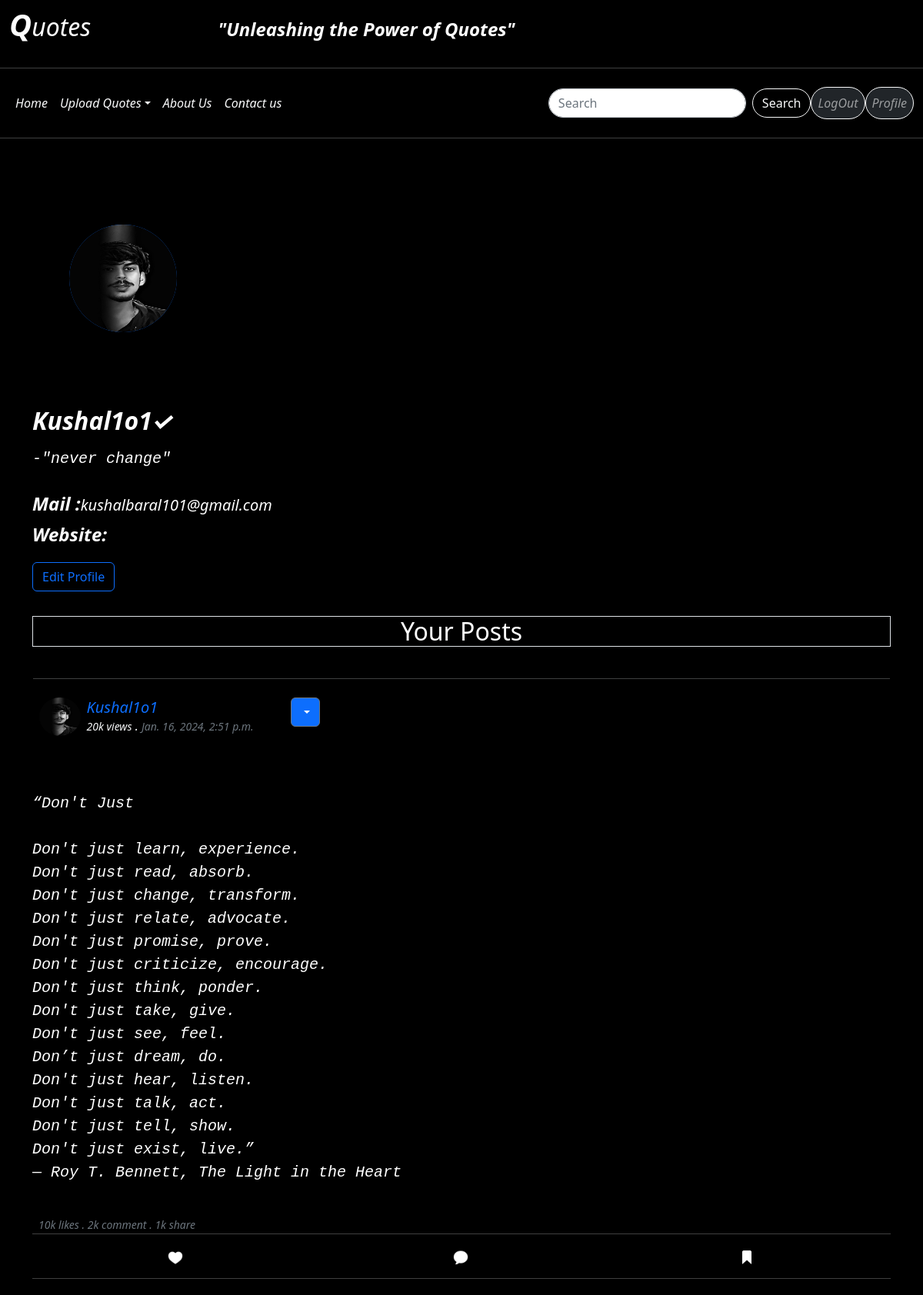
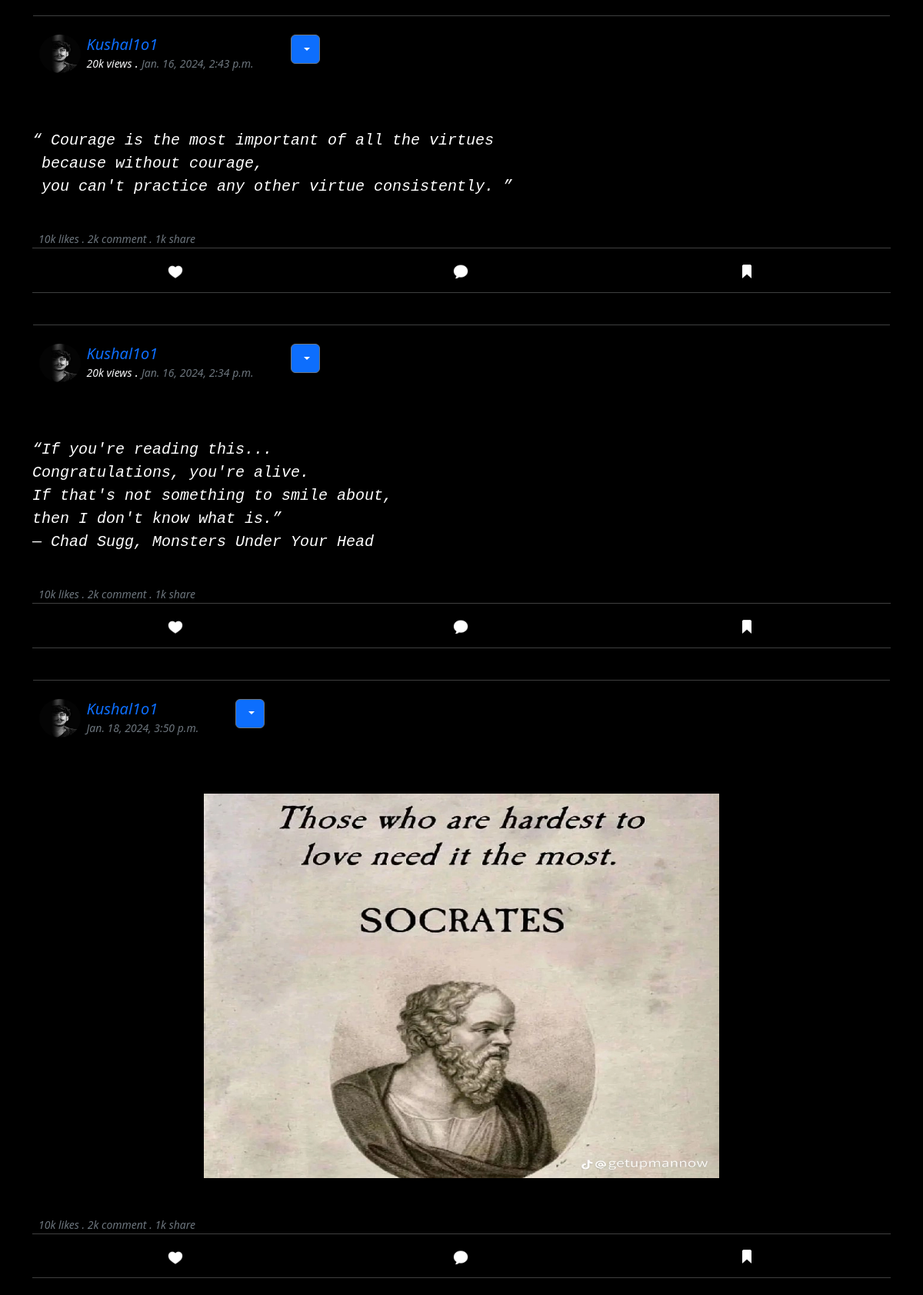
Screenshot of /userhome/mainpage/2/profile (signed in, upper part) with the database file from the repository (2 pictures, top to bottom).
### userhome/models.py (models this page shows, shortened)
class UserInfo(models.Model):
    user = models.OneToOneField(User, on_delete=models.CASCADE)
    profile_picture = models.ImageField(upload_to='profile_pics/', blank=True, null=True)
    bio = models.TextField(blank=True)
    website = models.URLField(blank=True)

class Quote(models.Model):
    user = models.ForeignKey(User, on_delete=models.CASCADE)
    quote = models.TextField()
    posted_date = models.DateTimeField(auto_now_add=True)

class ImagePost(models.Model):
    user = models.ForeignKey(User, on_delete=models.CASCADE)
    imgfile = models.ImageField(upload_to='images/')
    posted_date = models.DateTimeField(auto_now_add=True)

### userhome/views.py (the view, shortened to what this page needs)
# urls.py: path('mainpage/<int:user_id>/profile',views.profile,name='profile'),
@login_required
def profile(request,user_id):
    user = get_object_or_404(User, id=user_id)
    user_info = get_object_or_404(UserInfo, user_id=user_id)
    videos = Video.objects.filter(user=user_info.user).order_by('-posted_date')
    allquotes = Quote.objects.filter(user=user_info.user).order_by('-posted_date')
    allimg = ImagePost.objects.filter(user=user_info.user).order_by('-posted_date')
    return render(request, 'userhome/profile.html',{'user': user, 'user_info': user_info ,'videos': videos,'quotes':allquotes,'imgquote':allimg})

### userhome/templates/userhome/profile.html (shortened to what this page needs)
{% extends 'userhome/basic.html' %}
{% block mainContent%}
{%load static%}
<div>
  <div class="d-flex  flex-row fs-4 flex-wrap" style="font-style: oblique;">
    <div class="m-5">
    {% if user_info.profile_picture %}
    <div class="my-5">   <img class="bd-placeholder-img rounded-circle bg-primary " width="140" height="140"   preserveAspectRatio="xMidYMid slice" focusable="false" src="{{ user_info.profile_picture.url }}" alt="Profile Picture"></div>
      {% else %}
      <div class="my-5">   <img class="bd-placeholder-img rounded-circle bg-primary " width="140" height="140"   preserveAspectRatio="xMidYMid slice" focusable="false"></div>
{% endif %}
</div>
<div class="d-flex  flex-column  justify-content-center " >
    <strong><h2 class="fw-bold d-inline-block"> {{user.username}}&#10003;</h2></strong>
    <div>
      <div  style="width:80vw ;overflow: hidden;">
        <pre class="text-bolder fs-5  d-inline-block pt-2" style="width:100%; overflow-x:auto;">-"{{ user_info.bio }}"</pre>
         </div>
      <strong> Mail :</strong><span><h5 class="d-inline-block">{{ user.email }} </h5></span>
  </div>
    <div>
      <p><strong>Website:</strong> <a href="{{ user_info.website }}" target="_blank">{{ user_info.website }}</a></p>
    </div>
    <div>
      <button class="btn btn-outline-primary"  data-bs-toggle="modal" data-bs-target="#editprofile">Edit Profile</button>
    </div>
  </div>
  </div>
<br>
<h2 class="my-2 border text-center">Your Posts</h2>
 {% for quote in quotes %}
      <div class="col   my-4  d-flex  flex-column justify-content-between ">
        <div class="card shadow-sm  text-light ">
          <hr class="text-light">
            <div class="d-flex md-2">
          <div class="d-flex align-items-center mb-3">
            <div class="me-3">
              {% if user_info.profile_picture %}<img class="rounded-circle d-inline-block m-2 " src="{{ user_info.profile_picture.url}}" alt="pp" width="100%"
                height="50">{% endif %}
            </div>
            <div class="d-flex flex-column">
              <h5 class=" text-primary my-0 d-inline-block">{{ quote.user}}</h5>
              <div><small class="">20k views</small> .
                <small class="text-muted">{{ quote.posted_date }}</small></div>
            </div>
          </div>
          <div class="dropdown ps-5  my-2 me-2" >
            <button class="btn btn-secondary dropdown-toggle bg-primary" type="button" data-bs-toggle="dropdown" aria-expanded="false">
            </button>
          </div>
        </div>
        </div>
        <div class="card-body">
<br><p class="card-text  d-inline-block  "> <pre class="fs-5" style="font-style: oblique;">{{ quote.quote }}</pre></p><br>
          <small class="text-muted ms-2 mt-3" style="font-style: oblique;"> 10k likes . 2k comment . 1k share</small>
          <hr class="my-0">
          <div class="d-flex align-items-center justify-content-around py-3">
            <div><img width="20px" class="btn-outline-primary" src='{%static "images/love.png"%}' alt="sth"></div>
            <div><img width="20px" type="button" class="btn-outline-primary" data-bs-toggle="offcanvas" data-bs-target="#offcanvasBottom" aria-controls="offcanvasBottom" src='{%static "images/comment.jpeg"%}' alt=""></div>
            <div><img width="22px" class="btn-outline-primary" src='{%static "images/save.png"%}' alt="sth"></div>
          </div>
        </div>
        <hr class="my-0 text-light">
      </div>
      {% endfor %}
      {% for img in imgquote %}
      <div class="col   my-4  d-flex  flex-column justify-content-between ">
        <div class="card shadow-sm  text-light ">
          <hr class="text-light">
            <div class="d-flex md-2">
          <div class="d-flex align-items-center mb-3">
            <div class="me-3"><img class="rounded-circle d-inline-block m-2 " src="{{ img.user.userinfo.profile_picture.url }}" alt="pp" width="100%"
                height="50">
            </div>
            <div class="d-flex flex-column">
              <h5 class=" text-primary my-0 d-inline-block">{{ img.user}}</h5>
              <div>
                <small class="text-muted">{{ img.posted_date }}</small></div>
            </div>
          </div>
          <div class="dropdown ps-5  my-2 me-2" >
            <button class="btn btn-secondary dropdown-toggle bg-primary" type="button" data-bs-toggle="dropdown" aria-expanded="false">
            </button>
          </div>
        </div>
        </div>
        <div class="card-body  ">
          <div class="d-flex align-items-center justify-content-center">
            <img src="{{ img.imgfile.url }}" alt="img" class="my-5 " width="60%" height="500px">
          </div>
          <small class="text-muted ms-2 mt-3" style="font-style: oblique;"> 10k likes . 2k comment . 1k share</small>
          <hr class="my-0">
          <div class="d-flex align-items-center justify-content-around  py-3 ">
            <div><img width="20px" class="btn-outline-primary" src='{%static "images/love.png"%}' alt="sth"></div>
            <div><img width="20px" type="button" class="btn-outline-primary" data-bs-toggle="offcanvas" data-bs-target="#offcanvasBottom" aria-controls="offcanvasBottom" src='{%static "images/comment.jpeg"%}' alt=""></div>
            <div><img width="22px" class="btn-outline-primary" src='{%static "images/save.png"%}' alt="sth"></div>
          </div>
        </div>
        <hr class="my-0 text-light">
      </div>
      {% endfor %}
{%endblock%}

### userhome/templates/userhome/basic.html (shortened to what this page needs)
<!doctype html>
<html lang="en">
<head>
  <link href="https://cdn.jsdelivr.net/npm/bootstrap@5.2.3/dist/css/bootstrap.min.css" rel="stylesheet"
>
</head>
{%load static%}
<body class=" " style="background-color: black; color:white;">
  <nav class="navbar navbar-dark ">
    <div class="container-fluid">
      <div class="d-flex">
        <div> <a class="navbar-brand" href="#">
            <h2 class="d-inline-block me-5" style="font-style: oblique;"> <span class="fs-1 fw-bolder">Q</span>uotes<br></h2>
          </a>
          <span class="fs-4 fw-bold p-5 ms-5" style="font-style: oblique;"> "Unleashing the Power of Quotes"</span>
        </div>
      </div>
  </nav>
  <hr class="text-light">
  <nav class="navbar navbar-expand-lg  navbar-dark  sticky-top " style="font-style: oblique; background-color: black;">
    <div class="container-fluid">
      <div class="collapse navbar-collapse" id="navbarSupportedContent">
        <ul class="navbar-nav me-auto mb-2 mb-lg-0">
          <li class="nav-item">
            <a class="nav-link active  text-light" aria-current="page" href=".">Home</a>
          <li class="nav-item dropdown">
            <a class="nav-link dropdown-toggle  text-light" href="#" role="button" data-bs-toggle="dropdown"
              aria-expanded="false">
              Upload Quotes</a>
          <li class="nav-item">
            <a class="nav-link  text-light" href="aboutUs">About Us</a>
            </li>
          <li class="nav-item">
            <a class="nav-link  text-light" href="contactUs">Contact us</a>
          </li>
        </ul>
        <form class="d-flex" role="search">
          <input class="form-control me-2 rounded-pill" type="search" placeholder="Search" aria-label="Search">
          <button class="btn btn-outline-light rounded-pill " type="submit">Search</button>
        </form>
        <ul class="navbar-nav  mb-2 mb-lg-0">
          <li class="nav-item">
            <a href="/"  type="button" class="nav-link btn btn-outline-light bg-dark rounded-pill" >LogOut</a>
          </li>
          <li class="nav-item">
            <a href="profile" type="button" class=" nav-link btn btn-outline-light bg-dark rounded-pill" >Profile</a>
          </li>
        </ul>
      </div>
    </div>
  </nav>
  <hr class="text-light">
<div class="container ">
  {%block mainContent %}{%endblock%}
</div>
</body>
</html>

### userhome/templates/userhome/basic.html (style rules this page uses)
.card { background-color: black; font-style: oblique; }

### rows the page displays
UserInfo: profile_picture (picture), bio "never change"
Quote: profile_picture (picture), user "Kushal1o1", posted_date "Jan. 16, 2024, 2:51 p.m.", quote "“Don't Just Don't just learn, experience. Don't just read, absorb. Don't just change, transform. Don't just relate, advocate. Don't just promise, prove. Don't just criticize, encourage. Don't just think, ponder. Don't just take, give. Don't just see, feel. Don’t just dream, do. Don't just hear, listen. Don't just talk, act. Don't just tell, show. Don't just exist, live.” ― Roy T. Bennett, The Light in the Heart"
Quote: profile_picture (picture), user "Kushal1o1", posted_date "Jan. 16, 2024, 2:43 p.m.", quote "“ Courage is the most important of all the virtues because without courage, you can't practice any other virtue consistently. ”"
Quote: profile_picture (picture), user "Kushal1o1", posted_date "Jan. 16, 2024, 2:34 p.m.", quote "“If you're reading this... Congratulations, you're alive. If that's not something to smile about, then I don't know what is.” ― Chad Sugg, Monsters Under Your Head"
ImagePost: user.userinfo.profile_picture (picture), user "Kushal1o1", posted_date "Jan. 18, 2024, 3:50 p.m.", imgfile (picture)

### other values shown
{{ user.username }} "Kushal1o1"
{{ user.email }} "kushalbaral101@gmail.com"
